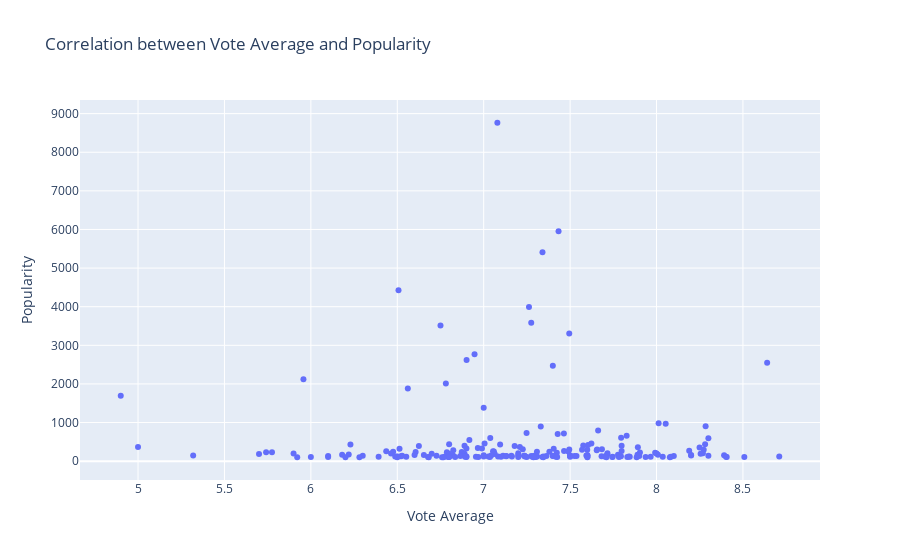

Notebook code for this chart:
### Code cell
# Create a scatter plot to visualize the correlation between vote average and popularity with tooltips
fig = px.scatter(pdf, x='vote_average', y='popularity', hover_data=['title'], title='Correlation between Vote Average and Popularity')
fig.update_layout(xaxis_title='Vote Average', yaxis_title='Popularity')
fig.show()

### Figure 1 — Plotly figure (JSON) as saved in the notebook; plotly's stock layout.template omitted (floating-point values rounded to 4 significant figures; data arrays with more than 128 entries replaced by an {"elided": "..."} marker saying what was removed)
{"data": [{"customdata": {"elided": "204x1 str values"}, "hovertemplate": "vote_average=%{x}<br>popularity=%{y}<br>title=%{customdata[0]}<extra></extra>", "legendgroup": "", "marker": {"color": "#636efa", "symbol": "circle"}, "mode": "markers", "name": "", "orientation": "v", "showlegend": false, "type": "scatter", "x": {"elided": "204 float values"}, "xaxis": "x", "y": {"elided": "204 float values"}, "yaxis": "y"}], "layout": {"legend": {"tracegroupgap": 0}, "title": {"text": "Correlation between Vote Average and Popularity"}, "xaxis": {"anchor": "y", "domain": [0, 1], "title": {"text": "Vote Average"}}, "yaxis": {"anchor": "x", "domain": [0, 1], "title": {"text": "Popularity"}}}}
